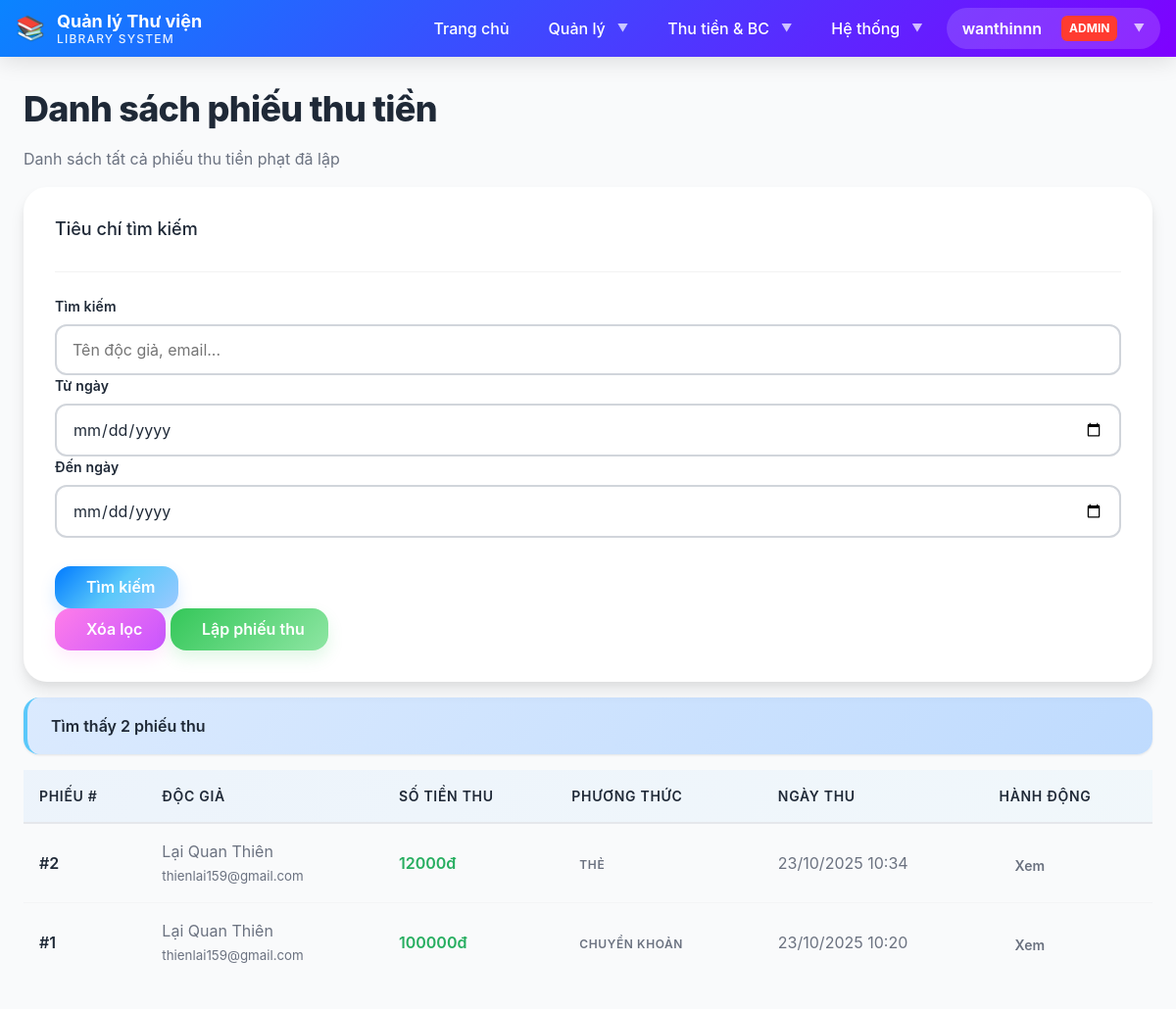
Page /auth/receipts/ (signed in) on the committed database.
### LibraryApp/models.py (models this page shows, shortened)
class Receipt(models.Model):
    reader = models.ForeignKey(
        Reader,
        on_delete=models.PROTECT,
        related_name='payment_receipts',
        verbose_name='Độc giả'
    )
    collected_amount = models.IntegerField(
        validators=[MinValueValidator(0)],
        verbose_name='Số tiền thu'
    )
    created_date = models.DateTimeField(
        default=timezone.now,
        verbose_name='Ngày lập phiếu'
    )
    payment_method = models.CharField(
        max_length=50,
        default='Tiền mặt',
        verbose_name='Phương thức thanh toán'
    )
    notes = models.TextField(
        blank=True,
        verbose_name='Ghi chú'
    )
    created_at = models.DateTimeField(auto_now_add=True, verbose_name='Ngày tạo')
    updated_at = models.DateTimeField(auto_now=True, verbose_name='Ngày cập nhật')
    class Meta:
        db_table = 'receipt'
        verbose_name = 'Phiếu thu'
        verbose_name_plural = 'Phiếu thu'
        ordering = ['-created_date']
        indexes = [
            models.Index(fields=['reader']),
            models.Index(fields=['-created_date']),
        ]

class Reader(models.Model):
    reader_name = models.CharField(
        max_length=255,
        verbose_name='Tên độc giả'
    )
    reader_type = models.ForeignKey(
        ReaderType,
        on_delete=models.PROTECT,
        verbose_name='Loại độc giả',
        related_name='readers'
    )
    date_of_birth = models.DateField(
        verbose_name='Ngày sinh'
    )
    address = models.TextField(
        verbose_name='Địa chỉ'
    )
    email = models.EmailField(
        verbose_name='Email',
        unique=True
    )
    phone_number = models.CharField(
        max_length=15,
        verbose_name='Số điện thoại',
        blank=True,
        null=True
    )
    card_creation_date = models.DateTimeField(
        verbose_name='Ngày lập thẻ',
        default=timezone.now
    )
    expiration_date = models.DateTimeField(
        verbose_name='Ngày hết hạn thẻ'
    )
    total_debt = models.PositiveIntegerField(
        verbose_name='Tổng nợ (VNĐ)',
        default=0,
        validators=[MinValueValidator(0)]
    )
    is_active = models.BooleanField(
        verbose_name='Đang hoạt động',
        default=True
    )
    created_at = models.DateTimeField(auto_now_add=True)
    updated_at = models.DateTimeField(auto_now=True)
    class Meta:
        db_table = 'reader'
        verbose_name = 'Độc giả'
        verbose_name_plural = 'Độc giả'
        ordering = ['-card_creation_date']
        indexes = [
            models.Index(fields=['email']),
            models.Index(fields=['reader_type']),
            models.Index(fields=['is_active']),
        ]

### LibraryApp/views.py (the view)
# urls.py: path('receipts/', views.receipt_list_view, name='receipt_list'),
@staff_required
def receipt_list_view(request):
    search = request.GET.get('search', '')
    search_type = request.GET.get('search_type', 'reader_name')
    from_date = request.GET.get('from_date', '')
    to_date = request.GET.get('to_date', '')
    receipts = Receipt.objects.select_related('reader').order_by('-created_date')
    if search and search_type == 'reader_name':
        from django.db.models import Q
        receipts = receipts.filter(
            Q(reader__reader_name__icontains=search) |
            Q(reader__email__icontains=search)
        )
    if from_date:
        receipts = receipts.filter(created_date__gte=from_date)
    if to_date:
        receipts = receipts.filter(created_date__lte=to_date)
    from django.core.paginator import Paginator
    paginator = Paginator(receipts, 20)
    page_number = request.GET.get('page', 1)
    page_obj = paginator.get_page(page_number)
    context = {
        'page_title': 'Danh sách phiếu thu tiền',
        'page_obj': page_obj,
        'receipts': page_obj.object_list,
        'search': search,
        'search_type': search_type,
        'from_date': from_date,
        'to_date': to_date,
        'total_results': paginator.count,
    }
    return render(request, 'LibraryApp/receipts/receipt_list.html', context)

### templates/LibraryApp/receipts/receipt_list.html (shortened to what this page needs)
{% extends 'base.html' %}
{% block content %}
<div class="container-fluid mt-5">
    <div class="row mb-4">
        <div class="col-md-12">
            <h1 class="mb-3">
                 {{ page_title }}
            </h1>
            <p class="text-muted">Danh sách tất cả phiếu thu tiền phạt đã lập</p>
        </div>
    </div>
    <div class="card mb-4">
        <div class="card-header bg-primary text-white">
            <h5 class="mb-0">Tiêu chí tìm kiếm</h5>
        </div>
        <div class="card-body">
            <form method="get" class="row g-3">
                <div class="col-md-4">
                    <label class="form-label"><strong>Tìm kiếm</strong></label>
                    <input
                        type="text"
                        name="search"
                        class="form-control"
                        placeholder="Tên độc giả, email..."
                        value="{{ search }}"
                    >
                </div>
                <div class="col-md-3">
                    <label class="form-label"><strong>Từ ngày</strong></label>
                    <input
                        type="date"
                        name="from_date"
                        class="form-control"
                        value="{{ from_date }}"
                    >
                </div>
                <div class="col-md-3">
                    <label class="form-label"><strong>Đến ngày</strong></label>
                    <input
                        type="date"
                        name="to_date"
                        class="form-control"
                        value="{{ to_date }}"
                    >
                </div>
                <div class="col-md-2">
                    <label class="form-label">&nbsp;</label>
                    <button type="submit" class="btn btn-primary w-100">
                         Tìm kiếm
                    </button>
                </div>
                <div class="col-md-12">
                    <a href="{% url 'receipt_list' %}" class="btn btn-secondary">
                         Xóa lọc
                    </a>
                    <a href="{% url 'receipt_form' %}" class="btn btn-success">
                         Lập phiếu thu
                    </a>
                </div>
            </form>
        </div>
    </div>
    {% if total_results > 0 %}
    <div class="alert alert-info">
        <strong>Tìm thấy {{ total_results }} phiếu thu</strong>
    </div>
    <div class="table-responsive">
        <table class="table table-hover table-striped">
            <thead class="table-primary">
                <tr>
                    <th>Phiếu #</th>
                    <th>Độc giả</th>
                    <th>Số tiền thu</th>
                    <th>Phương thức</th>
                    <th>Ngày thu</th>
                    <th>Hành động</th>
                </tr>
            </thead>
            <tbody>
                {% for receipt in receipts %}
                <tr>
                    <td>
                        <strong>#{{ receipt.id }}</strong>
                    </td>
                    <td>
                        <a href="{% url 'reader_detail' receipt.reader.id %}" class="text-decoration-none">
                            {{ receipt.reader.reader_name }}
                        </a>
                        <br>
                        <small class="text-muted">{{ receipt.reader.email }}</small>
                    </td>
                    <td>
                        <strong style="color: #27ae60;">
                            {{ receipt.collected_amount|floatformat:0 }}đ
                        </strong>
                    </td>
                    <td>
                        <span class="badge bg-info">{{ receipt.payment_method }}</span>
                    </td>
                    <td>
                        {{ receipt.created_date|date:"d/m/Y H:i" }}
                    </td>
                    <td>
                        <a href="{% url 'receipt_detail' receipt.id %}" class="btn btn-sm btn-info">
                             Xem
                        </a>
                    </td>
                </tr>
                {% endfor %}
            </tbody>
        </table>
    </div>
    {% else %}
    <div class="alert alert-info" role="alert">
        <i class="fas fa-info-circle"></i>
        <strong>Nhập tiêu chí tìm kiếm ở trên để bắt đầu.</strong>
    </div>
    {% endif %}
</div>
{% endblock %}

### templates/base.html (shortened to what this page needs)
{% load static %}
<!DOCTYPE html>
<html lang="vi">
<head>
    <link rel="stylesheet" href="{% static 'css/main.css' %}">
</head>
<body class="page-wrapper">
    <nav class="navbar">
        <div class="navbar-container">
            <a class="navbar-brand" href="{% url 'home' %}">
                <span class="navbar-logo">📚</span>
                <div class="navbar-title">
                    <span class="navbar-title-main">Quản lý Thư viện</span>
                    <span class="navbar-title-sub">Library System</span>
                </div>
            </a>
            <ul class="navbar-nav" id="navMenu">
                <li class="nav-item">
                    <a class="nav-link" href="{% url 'home' %}">Trang chủ</a>
                </li>
                {% if user.is_authenticated %}
                    <li class="nav-item dropdown">
                        <a class="nav-link dropdown-toggle" href="#">Quản lý</a>
                    </li>
                    <li class="nav-item dropdown">
                        <a class="nav-link dropdown-toggle" href="#">Thu tiền & BC</a>
                    </li>
                    {% if user.is_superuser %}
                    <li class="nav-item dropdown">
                        <a class="nav-link dropdown-toggle" href="#">Hệ thống</a>
                    </li>
                    {% endif %}
                    <li class="nav-item dropdown">
                        <a class="navbar-user dropdown-toggle" href="#">
                            {{ user.username }}
                            {% if user.is_superuser %}
                                <span class="user-badge">Admin</span>
                            {% elif user.is_staff %}
                                <span class="user-badge" style="background: var(--color-info);">Staff</span>
                            {% endif %}
                        </a>
                    </li>
                {% endif %}
            </ul>
        </div>
    </nav>
    <div class="page-content">
        <div class="container">
            {% block content %}
            {% endblock %}
        </div>
    </div>
</body>
</html>

### static/css/main.css (style rules this page uses)
.page-wrapper { min-height: 100vh; display: flex; flex-direction: column; background: var(--color-bg-secondary); }
.page-content { flex: 1; padding: var(--space-8) 0; }

### static/css/variables.css (style rules this page uses)
:root { --color-blue-primary: #007aff; --color-blue-light: #5ac8fa; --color-blue-lighter: #9bc9ff; --color-blue-dark: #0051d5; --color-blue-darker: #003d99; --color-pink-primary: #ff7de9; --color-pink-light: #ffb3f0; --color-pink-lighter: #ffd9f7; --color-pink-dark: #e655d0; --color-purple-primary: #c855ff; --color-purple-light: #e0a8ff; --color-purple-dark: #7f00ff; --color-purple-darker: #5a00b3; --gradient-blue: linear-gradient(135deg, #007aff 0%, #5ac8fa 50%, #9bc9ff 100%); --gradient-pink-purple: linear-gradient(135deg, #ff7de9 0%, #c855ff 100%); --gradient-blue-purple: linear-gradient(135deg, #0a84ff 0%, #7f00ff 100%); --gradient-ocean: linear-gradient(135deg, #007aff 0%, #5ac8fa 100%); --gradient-sunset: linear-gradient(135deg, #ff7de9 0%, #ffa07a 100%); --gradient-midnight: linear-gradient(135deg, #1e3a8a 0%, #312e81 100%); --gradient-overlay-light: linear-gradient(135deg, rgba(0, 122, 255, 0.05) 0%, rgba(90, 200, 250, 0.05) 100%); --gradient-overlay-medium: linear-gradient(135deg, rgba(0, 122, 255, 0.1) 0%, rgba(90, 200, 250, 0.1) 100%); --color-white: #ffffff; --color-gray-50: #f9fafb; --color-gray-100: #f3f4f6; --color-gray-200: #e5e7eb; --color-gray-300: #d1d5db; --color-gray-400: #9ca3af; --color-gray-500: #6b7280; --color-gray-600: #4b5563; --color-gray-700: #374151; --color-gray-800: #1f2937; --color-gray-900: #111827; --color-success: #34c759; --color-success-light: #8ee6a3; --color-warning: #ff9500; --color-warning-light: #ffb84d; --color-danger: #ff3b30; --color-danger-light: #ff8a80; --color-info: #5ac8fa; --color-text-primary: #1f2937; --color-text-secondary: #6b7280; --color-text-tertiary: #9ca3af; --color-text-inverse: #ffffff; --color-bg-primary: #ffffff; --color-bg-secondary: #f9fafb; --color-bg-tertiary: #f3f4f6; --font-primary: -apple-system, BlinkMacSystemFont, "SF Pro Display", "Segoe UI", "Inter", "Manrope", system-ui, sans-serif; --font-mono: "SF Mono", "Consolas", "Monaco", monospace; --font-size-xs: 0.75rem; --font-size-sm: 0.875rem; --font-size-base: 1rem; --font-size-lg: 1.125rem; --font-size-xl: 1.25rem; --font-size-2xl: 1.5rem; --font-size-3xl: 1.875rem; --font-size-4xl: 2.25rem; --font-size-5xl: 3rem; --font-weight-light: 300; --font-weight-normal: 400; --font-weight-medium: 500; --font-weight-semibold: 600; --font-weight-bold: 700; --font-weight-extrabold: 800; --line-height-tight: 1.2; --line-height-snug: 1.375; --line-height-normal: 1.5; --line-height-relaxed: 1.625; --line-height-loose: 2; --space-1: 0.25rem; --space-2: 0.5rem; --space-3: 0.75rem; --space-4: 1rem; --space-5: 1.25rem; --space-6: 1.5rem; --space-8: 2rem; --space-10: 2.5rem; --space-12: 3rem; --space-16: 4rem; --space-20: 5rem; --space-24: 6rem; --radius-sm: 0.375rem; --radius-md: 0.5rem; --radius-lg: 0.75rem; --radius-xl: 1rem; --radius-2xl: 1.25rem; --radius-3xl: 1.5rem; --radius-full: 9999px; --shadow-xs: 0 1px 2px rgba(0, 0, 0, 0.04); --shadow-sm: 0 1px 3px rgba(0, 0, 0, 0.06), 0 1px 2px rgba(0, 0, 0, 0.04); --shadow-md: 0 4px 6px rgba(0, 0, 0, 0.05), 0 2px 4px rgba(0, 0, 0, 0.03); --shadow-lg: 0 10px 15px rgba(0, 0, 0, 0.08), 0 4px 6px rgba(0, 0, 0, 0.04); --shadow-xl: 0 20px 25px rgba(0, 0, 0, 0.1), 0 8px 10px rgba(0, 0, 0, 0.04); --shadow-2xl: 0 25px 50px rgba(0, 0, 0, 0.15); --shadow-blue: 0 8px 16px rgba(0, 122, 255, 0.15); --shadow-pink: 0 8px 16px rgba(255, 125, 233, 0.15); --shadow-purple: 0 8px 16px rgba(200, 85, 255, 0.15); --transition-fast: 150ms cubic-bezier(0.4, 0, 0.2, 1); --transition-base: 250ms cubic-bezier(0.4, 0, 0.2, 1); --transition-slow: 350ms cubic-bezier(0.4, 0, 0.2, 1); --transition-slowest: 500ms cubic-bezier(0.4, 0, 0.2, 1); --transition-bounce: 500ms cubic-bezier(0.68, -0.55, 0.265, 1.55); --z-base: 0; --z-dropdown: 1000; --z-sticky: 1020; --z-fixed: 1030; --z-modal-backdrop: 1040; --z-modal: 1050; --z-popover: 1060; --z-tooltip: 1070; --glass-blur: blur(20px); --glass-bg: rgba(255, 255, 255, 0.7); --glass-bg-dark: rgba(0, 0, 0, 0.5); --glass-border: rgba(255, 255, 255, 0.18); --breakpoint-sm: 640px; --breakpoint-md: 768px; --breakpoint-lg: 1024px; --breakpoint-xl: 1280px; --breakpoint-2xl: 1536px; }

### templates/LibraryApp/receipts/receipt_list.html (style rules this page uses)
.badge { padding: 4px 8px; }
.btn-sm { padding: 0.25rem 0.5rem; font-size: 0.875rem; }

### rows in the picture
Receipt: id "2", reader.reader_name "Lại Quan Thiên", reader.email "thienlai159@gmail.com", collected_amount "12000", payment_method "THẺ", created_date "23/10/2025 10:34"
Receipt: id "1", reader.reader_name "Lại Quan Thiên", reader.email "thienlai159@gmail.com", collected_amount "100000", payment_method "CHUYỂN KHOẢN", created_date "23/10/2025 10:20"

### other values in the picture
{{ user.username }} "wanthinnn"
{{ page_title }} "Danh sách phiếu thu tiền"
{{ total_results }} "2"
